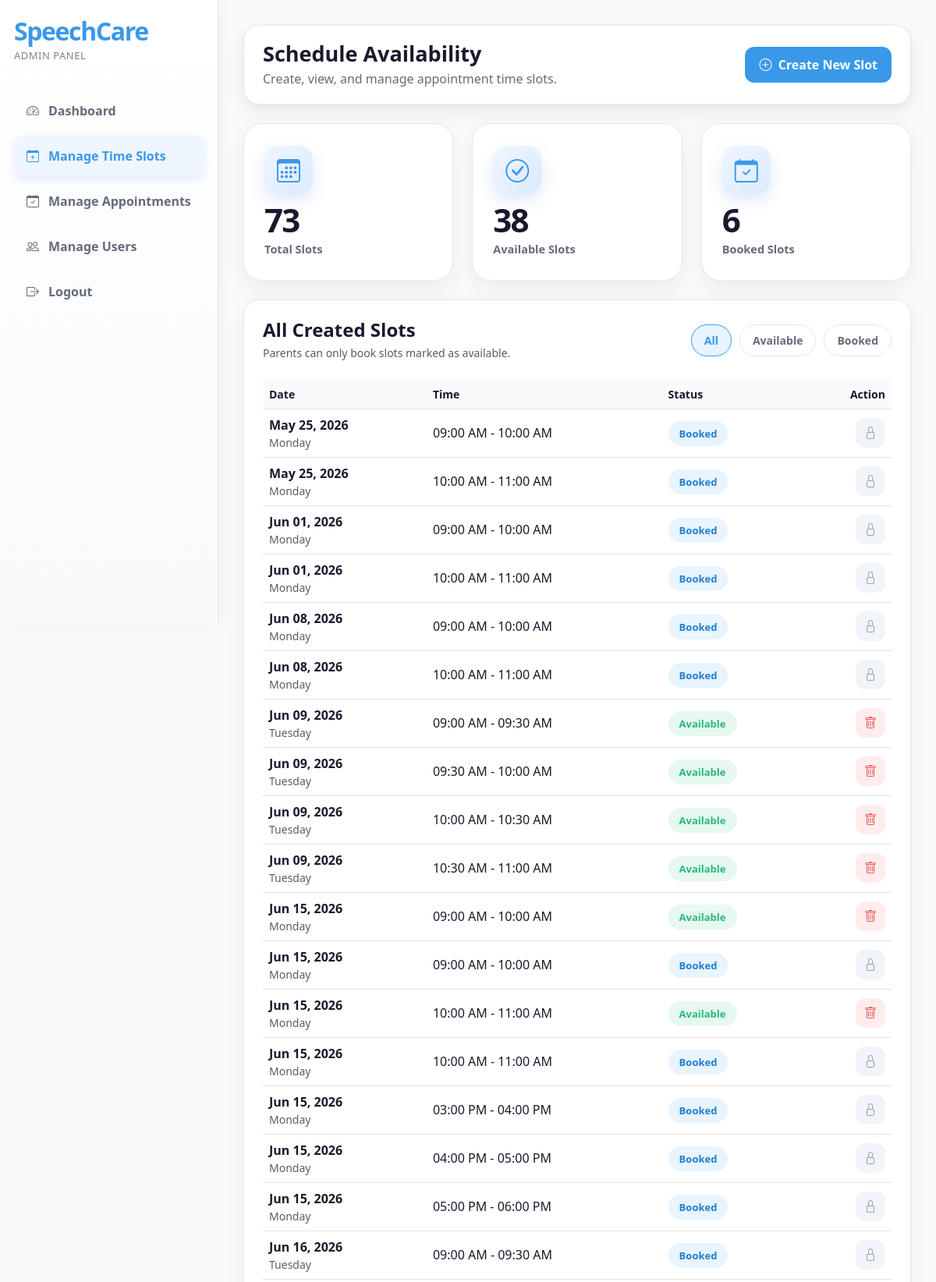
Screenshot of /admin/manage-slots.php (upper part) with the database file from the repository.
### tables this page shows
CREATE TABLE `time_slots` (
  `slot_id` int(11) NOT NULL,
  `therapist_id` int(11) NOT NULL,
  `slot_date` date NOT NULL,
  `start_time` time NOT NULL,
  `end_time` time NOT NULL,
  `status` enum('available','pending','booked','unavailable','blocked_for_leave','completed','cancelled') DEFAULT 'available',
  `generated_by` enum('system','admin','therapist') DEFAULT 'system',
  `created_at` timestamp NOT NULL DEFAULT current_timestamp(),
  `updated_at` timestamp NOT NULL DEFAULT current_timestamp() ON UPDATE current_timestamp()
);

### admin/manage-slots.php (the view, shortened to what this page needs)
<?php
include "../config/db.php";
$filter = isset($_GET["filter"]) ? $_GET["filter"] : "all";
$total_slots = mysqli_fetch_assoc(mysqli_query($conn, "SELECT COUNT(*) AS total FROM time_slots"))["total"];
$available_slots = mysqli_fetch_assoc(mysqli_query($conn, "SELECT COUNT(*) AS total FROM time_slots WHERE status = 'available'"))["total"];
$booked_slots = mysqli_fetch_assoc(mysqli_query($conn, "SELECT COUNT(*) AS total FROM time_slots WHERE status = 'booked'"))["total"];
if ($filter === "all") {
    $slots_sql = "SELECT * FROM time_slots ORDER BY slot_date ASC, start_time ASC";
    $slots_result = mysqli_query($conn, $slots_sql);
} else {
    $slots_sql = "SELECT * FROM time_slots WHERE status = ? ORDER BY slot_date ASC, start_time ASC";
    $slots_stmt = mysqli_prepare($conn, $slots_sql);
    mysqli_stmt_bind_param($slots_stmt, "s", $filter);
    mysqli_stmt_execute($slots_stmt);
    $slots_result = mysqli_stmt_get_result($slots_stmt);
}
?>
<!DOCTYPE html>
<html lang="en">
<head>
    <link href="https://cdn.jsdelivr.net/npm/bootstrap@5.3.3/dist/css/bootstrap.min.css" rel="stylesheet">
    <link href="https://cdn.jsdelivr.net/npm/bootstrap-icons@1.11.3/font/bootstrap-icons.css" rel="stylesheet">
    <link rel="stylesheet" href="../assets/css/dashboard.css">
</head>
<body>
<div class="dashboard-wrapper">
    <aside class="sidebar admin-sidebar">
        <div class="sidebar-logo">SpeechCare</div>
        <div class="sidebar-subtitle">Admin Panel</div>
        <nav class="sidebar-menu">
            <a href="dashboard.php"><i class="bi bi-speedometer2"></i> Dashboard</a>
            <a href="manage-slots.php" class="active"><i class="bi bi-calendar-plus"></i> Manage Time Slots</a>
            <a href="manage-appointments.php"><i class="bi bi-calendar-check"></i> Manage Appointments</a>
            <a href="manage-users.php"><i class="bi bi-people"></i> Manage Users</a>
            <a href="../logout.php"><i class="bi bi-box-arrow-right"></i> Logout</a>
        </nav>
    </aside>
    <main class="main-content">
        <div class="top-bar d-flex justify-content-between align-items-center flex-wrap gap-3">
            <div>
                <h1 class="page-title">Schedule Availability</h1>
                <p class="page-subtitle">Create, view, and manage appointment time slots.</p>
            </div>
            <button class="action-btn-primary" data-bs-toggle="modal" data-bs-target="#createSlotModal">
                <i class="bi bi-plus-circle me-1"></i>
                Create New Slot
            </button>
        </div>
        <div class="row g-4 mb-4">
            <div class="col-md-4">
                <div class="stat-card">
                    <div class="stat-icon">
                        <i class="bi bi-calendar3"></i>
                    </div>
                    <div class="stat-number"><?php echo $total_slots; ?></div>
                    <div class="stat-label">Total Slots</div>
                </div>
            </div>
            <div class="col-md-4">
                <div class="stat-card">
                    <div class="stat-icon">
                        <i class="bi bi-check-circle"></i>
                    </div>
                    <div class="stat-number"><?php echo $available_slots; ?></div>
                    <div class="stat-label">Available Slots</div>
                </div>
            </div>
            <div class="col-md-4">
                <div class="stat-card">
                    <div class="stat-icon">
                        <i class="bi bi-calendar-check"></i>
                    </div>
                    <div class="stat-number"><?php echo $booked_slots; ?></div>
                    <div class="stat-label">Booked Slots</div>
                </div>
            </div>
        </div>
        <div class="content-card">
            <div class="d-flex justify-content-between align-items-center flex-wrap gap-3 mb-4">
                <div>
                    <h4 class="mb-1 fw-bold">All Created Slots</h4>
                    <p class="mb-0 text-muted small">Parents can only book slots marked as available.</p>
                </div>
                <div class="filter-tabs">
                    <a href="manage-slots.php?filter=all" class="filter-tab <?php echo $filter === 'all' ? 'active' : ''; ?>">
                        All
                    </a>
                    <a href="manage-slots.php?filter=available" class="filter-tab <?php echo $filter === 'available' ? 'active' : ''; ?>">
                        Available
                    </a>
                    <a href="manage-slots.php?filter=booked" class="filter-tab <?php echo $filter === 'booked' ? 'active' : ''; ?>">
                        Booked
                    </a>
                </div>
            </div>
            <div class="table-responsive">
                <table class="table align-middle">
                    <thead>
                        <tr>
                            <th>Date</th>
                            <th>Time</th>
                            <th>Status</th>
                            <th class="text-end">Action</th>
                        </tr>
                    </thead>
                    <tbody>
                        <?php if (mysqli_num_rows($slots_result) > 0) { ?>
                            <?php while ($slot = mysqli_fetch_assoc($slots_result)) { ?>
                                <tr>
                                    <td>
                                        <strong><?php echo date("M d, Y", strtotime($slot["slot_date"])); ?></strong>
                                        <div class="small text-muted">
                                            <?php echo date("l", strtotime($slot["slot_date"])); ?>
                                        </div>
                                    </td>
                                    <td>
                                        <?php echo date("h:i A", strtotime($slot["start_time"])); ?>
                                        -
                                        <?php echo date("h:i A", strtotime($slot["end_time"])); ?>
                                    </td>
                                    <td>
                                        <?php if ($slot["status"] === "available") { ?>
                                            <span class="slot-status slot-available">Available</span>
                                        <?php } else { ?>
                                            <span class="slot-status slot-booked">Booked</span>
                                        <?php } ?>
                                    </td>
                                    <td class="text-end">
                                        <?php if ($slot["status"] === "available") { ?>
                                            <form method="POST" action="" class="d-inline" onsubmit="return confirm('Are you sure you want to delete this slot?');">
                                                <button type="submit" name="delete_slot" class="delete-icon-btn" title="Delete Slot">
                                                    <i class="bi bi-trash"></i>
                                                </button>
                                            </form>
                                        <?php } else { ?>
                                            <button class="disabled-delete" disabled title="Booked slots cannot be deleted">
                                                <i class="bi bi-lock"></i>
                                            </button>
                                        <?php } ?>
                                    </td>
                                </tr>
                            <?php } ?>
                        <?php } ?>
                    </tbody>
                </table>
            </div>
        </div>
    </main>
</div>
</body>
</html>

### rows the page displays
time_slots: slot_date "May 25, 2026", slot_date "Monday", start_time "09:00 AM", end_time "10:00 AM", status "Booked"
time_slots: slot_date "May 25, 2026", slot_date "Monday", start_time "10:00 AM", end_time "11:00 AM", shows "Booked"
time_slots: slot_date "Jun 01, 2026", slot_date "Monday", start_time "09:00 AM", end_time "10:00 AM", shows "Booked"
time_slots: slot_date "Jun 01, 2026", slot_date "Monday", start_time "10:00 AM", end_time "11:00 AM", shows "Booked"
time_slots: slot_date "Jun 08, 2026", slot_date "Monday", start_time "09:00 AM", end_time "10:00 AM", shows "Booked"
time_slots: slot_date "Jun 08, 2026", slot_date "Monday", start_time "10:00 AM", end_time "11:00 AM", shows "Booked"
time_slots: slot_date "Jun 09, 2026", slot_date "Tuesday", start_time "09:00 AM", end_time "09:30 AM", status "Available"
time_slots: slot_date "Jun 09, 2026", slot_date "Tuesday", start_time "09:30 AM", end_time "10:00 AM", status "Available"
time_slots: slot_date "Jun 09, 2026", slot_date "Tuesday", start_time "10:00 AM", end_time "10:30 AM", status "Available"
time_slots: slot_date "Jun 09, 2026", slot_date "Tuesday", start_time "10:30 AM", end_time "11:00 AM", status "Available"
time_slots: slot_date "Jun 15, 2026", slot_date "Monday", start_time "09:00 AM", end_time "10:00 AM", status "Available"
time_slots: slot_date "Jun 15, 2026", slot_date "Monday", start_time "09:00 AM", end_time "10:00 AM", status "Booked"
time_slots: slot_date "Jun 15, 2026", slot_date "Monday", start_time "10:00 AM", end_time "11:00 AM", status "Available"
time_slots: slot_date "Jun 15, 2026", slot_date "Monday", start_time "10:00 AM", end_time "11:00 AM", status "Booked"
time_slots: slot_date "Jun 15, 2026", slot_date "Monday", start_time "03:00 PM", end_time "04:00 PM", shows "Booked"
time_slots: slot_date "Jun 15, 2026", slot_date "Monday", start_time "04:00 PM", end_time "05:00 PM", shows "Booked"
time_slots: slot_date "Jun 15, 2026", slot_date "Monday", start_time "05:00 PM", end_time "06:00 PM", shows "Booked"
time_slots: slot_date "Jun 16, 2026", slot_date "Tuesday", start_time "09:00 AM", end_time "09:30 AM", shows "Booked"

### other values shown
$total_slots "73"
$available_slots "38"
$booked_slots "6"
